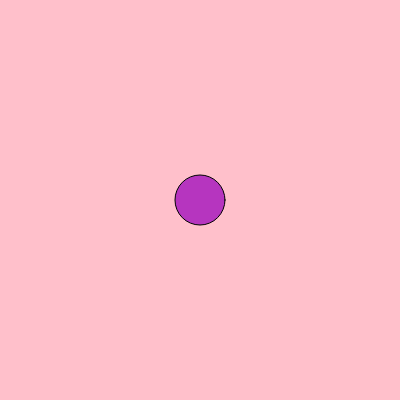
Frame 1 (no input)
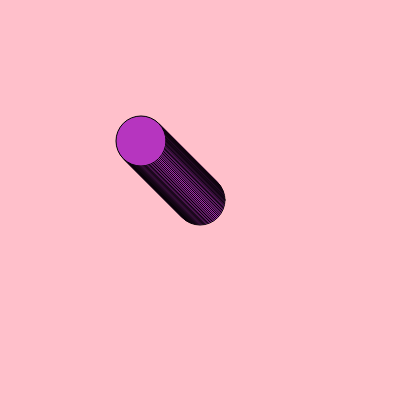
Frame 60 (no input)
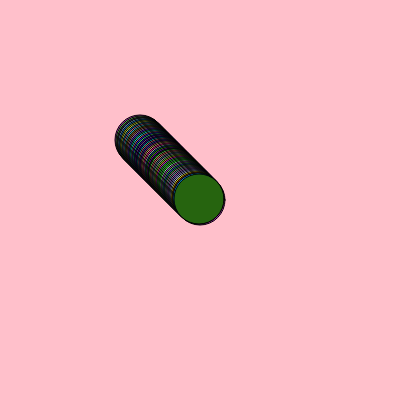
Frame 120 (the mouse pressed at the canvas centre since frame 60)

The p5.js sketch that drew these frames (run headless with seeded random() and noise() and a simulated clock; from frame 60 on, the mouse is pressed at the canvas centre):

// p5.js sketch
// ── sketch.js
let cor;
let posicaoHorizontal;
let posicaoVertical;


function setup() {
  createCanvas(400, 400);
  background("pink");
  cor = color(random(0, 255), random(0, 255), random(0, 255));
  posicaoHorizontal = 200;
  posicaoVertical = 200;
}

function draw() {
 
  fill(cor);
  circle(posicaoHorizontal, posicaoVertical, 50);
 
  if(mouseX < posicaoHorizontal){
    posicaoHorizontal -= 1
  }
 
 

 if(mouseX > posicaoHorizontal){
  posicaoHorizontal += 1
 }

if(mouseY < posicaoVertical){
  posicaoVertical -= 1
}
  if(mouseY > posicaoVertical){
    posicaoVertical += 1 
  }
 if (mouseIsPressed){
    cor = color(random(0, 255), random(0, 255), random(0, 255))
   }
  
}
